Frame 1 (no input): blank canvas, image omitted
Frame 60 (the mouse pressed at the canvas centre just before this capture): blank canvas, image omitted
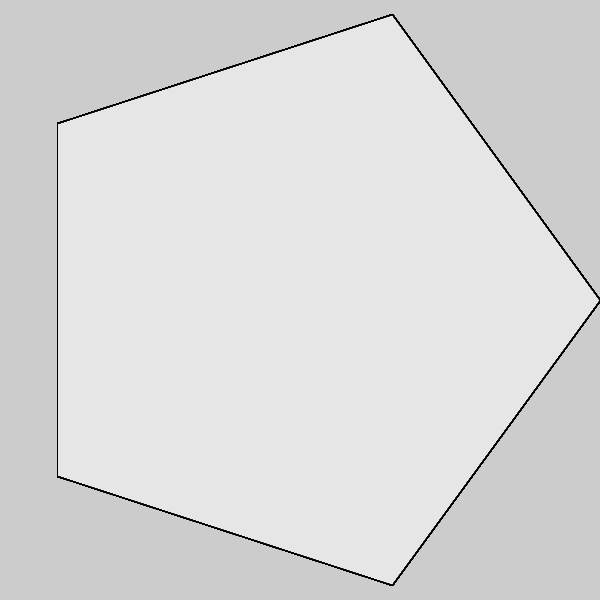
Frame 120 (the mouse held since frame 60 and released just before this capture)

The Processing sketch whose frames 1 and 60 were blank and that drew this single picture after the mouse press (run headless with seeded random() and noise(); from frame 60 on, the mouse is pressed at the canvas centre):

// Processing sketch: P_S1_Shape2
// ── P_S1_Shape2.pde
//Tomas de Camino Beck
void setup(){
  size(600,600);
}

void draw(){
  fill(255,5);
  int npoints = (int)map(mouseX,0,width, 3,7);
  polygon(width/2,height/2,mouseY,npoints);
}

void polygon(float x, float y, float radius, int npoints) {
  float angle = TWO_PI / npoints;
  beginShape();
  for (float a = 0; a < TWO_PI; a += angle) {
    float sx = x + cos(a) * radius;
    float sy = y + sin(a) * radius;
    vertex(sx, sy);
  }
  endShape(CLOSE);
}
